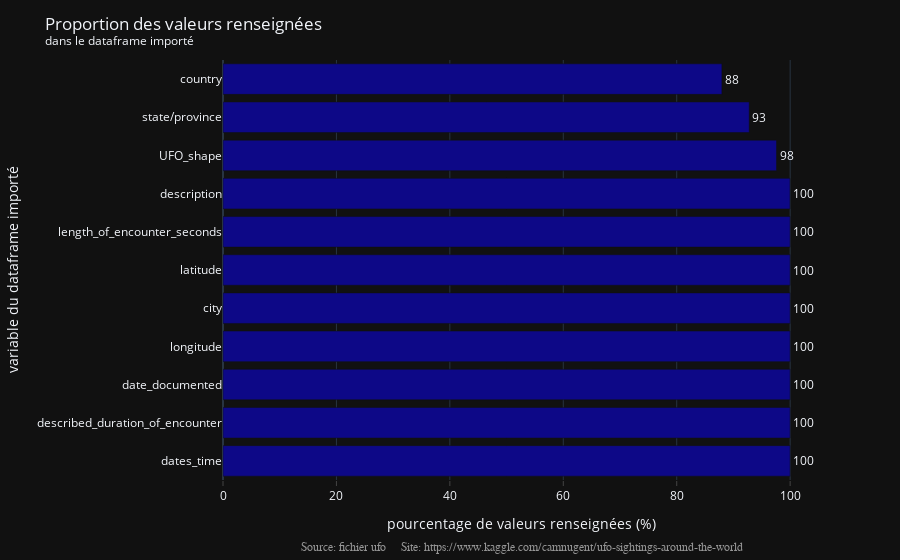

This figure's notebook cell:
### Code cell
#  Graph
fig = px.bar(df_missing_values,
             y='variable',
             x='prop_val_fournies (%)',
             text='prop_val_fournies (%)',
             labels={'prop_val_fournies (%)': 'pourcentage de valeurs renseignées (%)',
                     'variable': 'variable du dataframe importé'},             
             template=TEMPLATE)

# Text
fig.update_traces(texttemplate='%{text:.2s}',
                  textposition='outside',
                  marker_color='#0d0887')

fig.update_layout(title='Proportion des valeurs renseignées<br>'
                  '<sup>dans le dataframe importé</sup>',
                  showlegend=True)

# Axes
fig.update_xaxes(showgrid=True, ticks="outside")

# Annotations
annotations = []

# Source
annotations.append(dict(xref='paper', yref='paper', x=0.5, y=-0.14,
                        xanchor='center', yanchor='top',
                        text='Source: fichier ufo  ' +
                        '   Site: https://www.kaggle.com/camnugent/ufo-sightings-around-the-world',
                        font=dict(family='Arial',
                                  size=12,
                                  color='rgb(150,150,150)'),
                        showarrow=False))

fig.update_layout(annotations=annotations)

fig.show()

### Figure 1 — Plotly figure (JSON) as saved in the notebook; plotly's stock layout.template omitted (floating-point values rounded to 4 significant figures)
{"data": [{"alignmentgroup": "True", "hovertemplate": "pourcentage de valeurs renseignées (%)=%{text}<br>variable du dataframe importé=%{y}<extra></extra>", "legendgroup": "", "marker": {"color": "#0d0887"}, "name": "", "offsetgroup": "", "orientation": "h", "showlegend": false, "text": [100, 100, 100, 100, 100.0, 100.0, 100.0, 99.98, 97.59, 92.78, 87.97], "textposition": "outside", "texttemplate": "%{text:.2s}", "type": "bar", "x": [100, 100, 100, 100, 100.0, 100.0, 100.0, 99.98, 97.59, 92.78, 87.97], "xaxis": "x", "y": ["dates_time", "described_duration_of_encounter", "date_documented", "longitude", "city", "latitude", "length_of_encounter_seconds", "description", "UFO_shape", "state/province", "country"], "yaxis": "y"}], "layout": {"annotations": [{"font": {"color": "rgb(150,150,150)", "family": "Arial", "size": 12}, "showarrow": false, "text": "Source: fichier ufo     Site: https://www.kaggle.com/camnugent/ufo-sightings-around-the-world", "x": 0.5, "xanchor": "center", "xref": "paper", "y": -0.14, "yanchor": "top", "yref": "paper"}], "barmode": "relative", "legend": {"tracegroupgap": 0}, "margin": {"t": 60}, "showlegend": true, "title": {"text": "Proportion des valeurs renseignées<br><sup>dans le dataframe importé</sup>"}, "xaxis": {"anchor": "y", "domain": [0, 1], "showgrid": true, "ticks": "outside", "title": {"text": "pourcentage de valeurs renseignées (%)"}}, "yaxis": {"anchor": "x", "domain": [0, 1], "title": {"text": "variable du dataframe importé"}}}}
